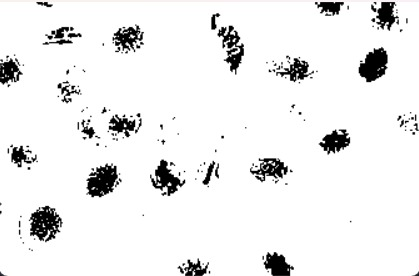
#> input picture Nomor7.jpg, 419 x 276 px, found by its file name
$ python 48_suplemen6_rotasi.py
#> lines starting #> are read from the running program, lines starting #| are printed output that depends on the picture
import cv2
import numpy as np
from matplotlib import pyplot as plt

imggambar = cv2.imread("./Nomor7.jpg", -1)
#> imggambar is the input picture: shape (276, 419, 3); mean B, G, R 236.9, 237, 237

rows, cols = imggambar.shape[:2]
#> rows = 276; cols = 419
M = cv2.getRotationMatrix2D((cols/2, rows/2), 90, 1)
imgrotasi = cv2.warpAffine(imggambar, M, (cols, rows))
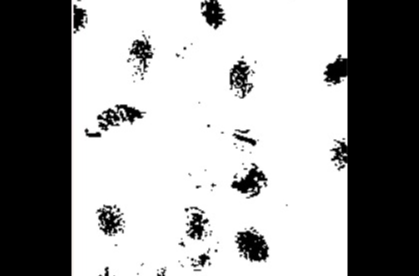
#> imgrotasi: shape (276, 419, 3); mean B, G, R 156.5, 156.5, 156.5
tampil_hor = np.concatenate((imggambar, imgrotasi), axis=1)
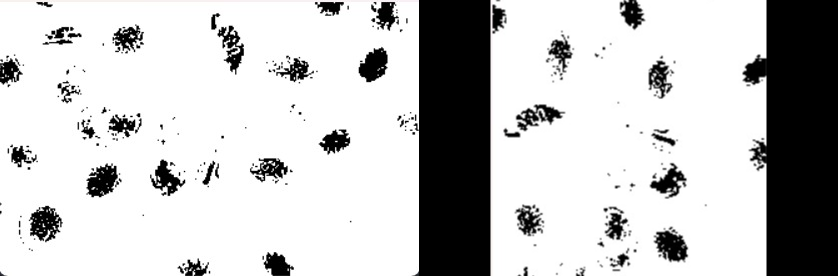
#> tampil_hor: shape (276, 838, 3); mean B, G, R 196.7, 196.7, 196.7
cv2.imshow('concatenated_Verti', tampil_hor)

cv2.waitKey(0)
cv2.destroyAllWindows

$ run again, with Nomor1.jpg copied over Nomor7.jpg
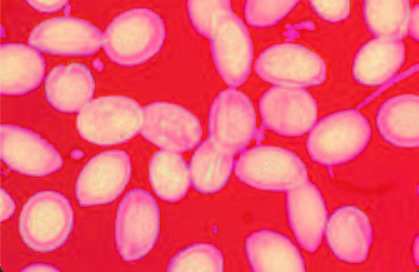
#> input picture Nomor1.jpg, 419 x 272 px, found by its file name
#> imggambar is the input picture: shape (272, 419, 3); mean B, G, R 110.3, 86.8, 240
#> `imgrotasi = cv2.warpAffine(imggambar, M, (cols, rows))`:
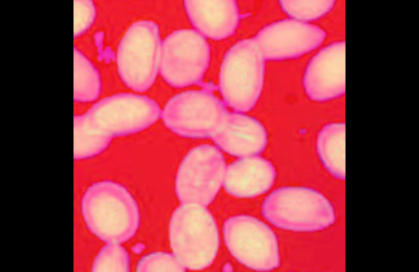
#> imgrotasi: shape (272, 419, 3); mean B, G, R 73.5, 58.6, 156.5
#> `tampil_hor = np.concatenate((imggambar, imgrotasi), axis=1)`:
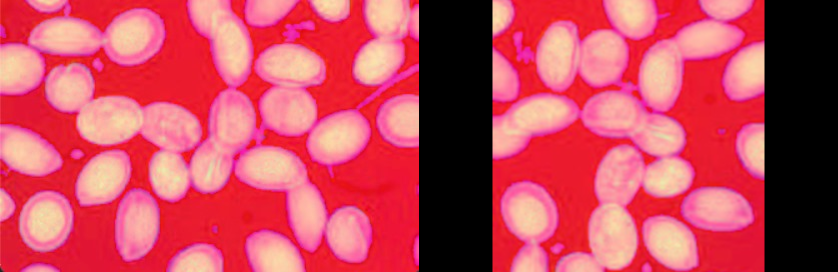
#> tampil_hor: shape (272, 838, 3); mean B, G, R 91.9, 72.7, 198.2

$ run again, with Nomor3.jpg copied over Nomor7.jpg
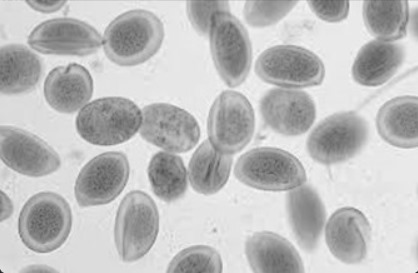
#> input picture Nomor3.jpg, 418 x 273 px, found by its file name
#> imggambar is the input picture: shape (273, 418, 3); mean B, G, R 190.1, 190.1, 190.1
#> `imgrotasi = cv2.warpAffine(imggambar, M, (cols, rows))`:
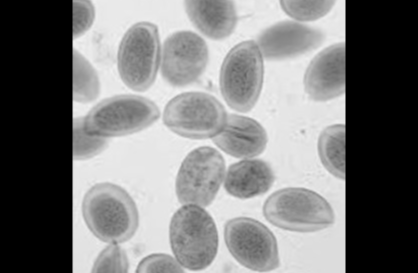
#> imgrotasi: shape (273, 418, 3); min 0, max 245, mean 123.4
#> `tampil_hor = np.concatenate((imggambar, imgrotasi), axis=1)`:
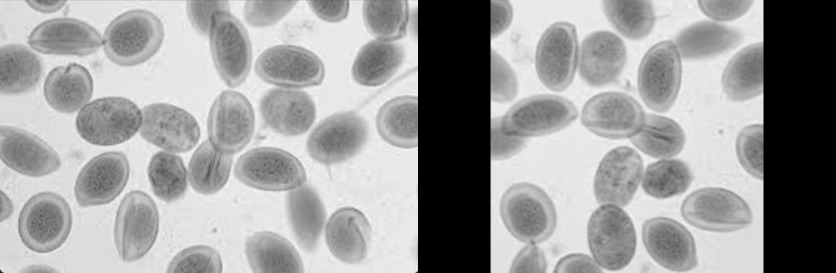
#> tampil_hor: shape (273, 836, 3); mean B, G, R 156.8, 156.8, 156.8
